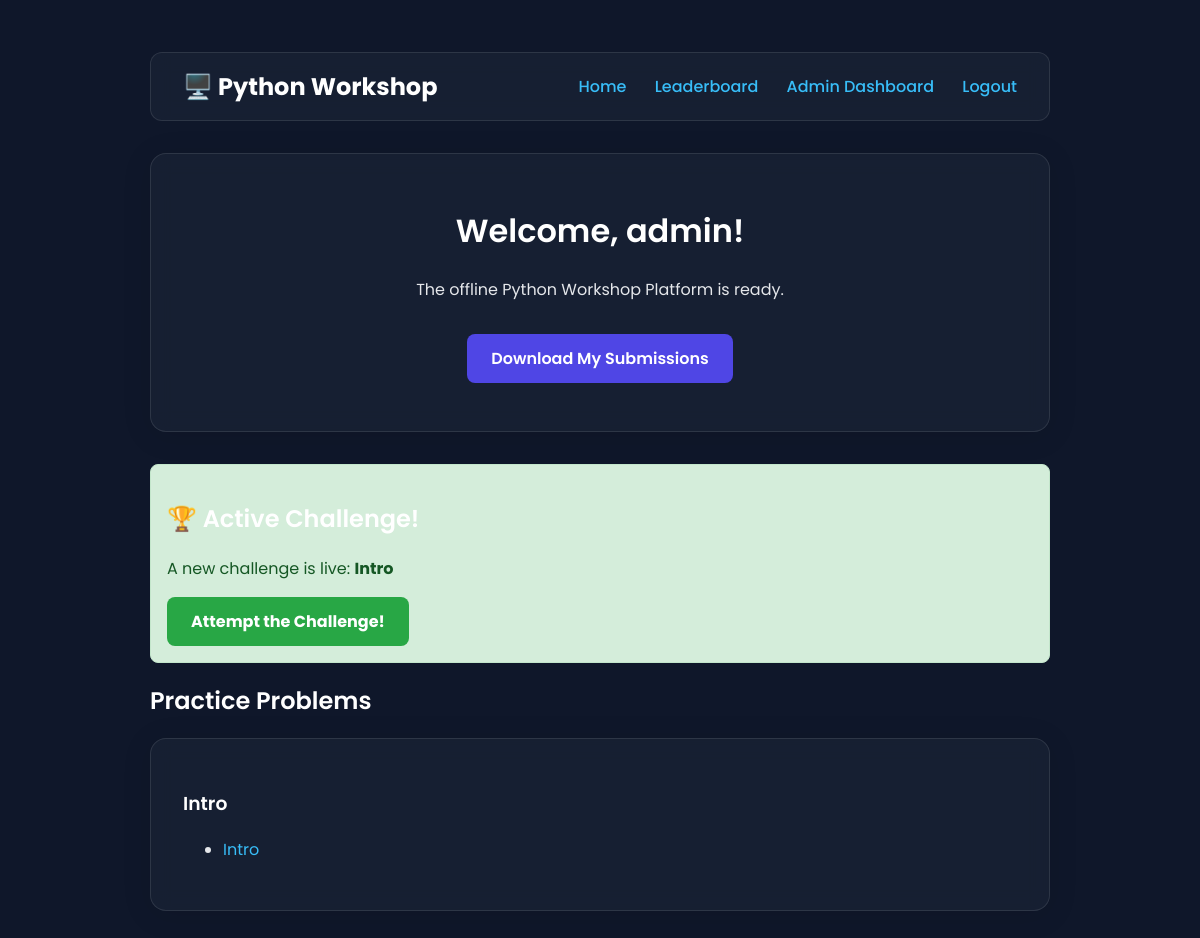
The app's page /index (signed in) with its own data.
### app/models.py (models this page shows, shortened)
class User(UserMixin, db.Model):
    id = db.Column(db.Integer, primary_key=True)
    username = db.Column(db.String(64), index=True, unique=True, nullable=False)
    password_hash = db.Column(db.String(256))
    role = db.Column(db.String(10), default='student', nullable=False)
    created_at = db.Column(db.DateTime, default=lambda: datetime.now(timezone.utc))

class Question(db.Model):
    id = db.Column(db.Integer, primary_key=True)
    section_id = db.Column(db.Integer, db.ForeignKey('section.id'), nullable=False)
    title = db.Column(db.String(100), nullable=False)
    description = db.Column(db.Text, nullable=False)
    starter_code = db.Column(db.Text)
    hints = db.Column(db.Text)
    difficulty = db.Column(db.Integer, default=1)
    has_file_manager = db.Column(db.Boolean, default=False, nullable=False)
    expected_output = db.Column(db.Text)

class Section(db.Model):
    id = db.Column(db.Integer, primary_key=True)
    title = db.Column(db.String(100), nullable=False)
    is_unlocked = db.Column(db.Boolean, default=True)
    questions = db.relationship(
        'Question',
        backref='section',
        lazy='dynamic',
        cascade="all, delete-orphan"
    )

### app/main.py (the view)
@bp.route('/')
@bp.route('/index')
def index():
    sections = Section.query.filter_by(is_unlocked=True).order_by(Section.id).all()
    active_challenge = Challenge.query.filter_by(is_active=True).first()
    return render_template('index.html', title='Home', sections=sections, active_challenge=active_challenge)

### app/__init__.py (called while the page is built)
@login_manager.user_loader
def load_user(user_id):
    return User.query.get(int(user_id))

### app/main.py (called while the page is built)
@bp.app_context_processor
def inject_global_vars():
    leaderboard_setting = AppSetting.query.filter_by(key='leaderboard_visible').first()
    return dict(
        leaderboard_visible=(leaderboard_setting and leaderboard_setting.value == 'True')
    )

@bp.app_context_processor
def inject_global_vars():
    leaderboard_setting = AppSetting.query.filter_by(key='leaderboard_visible').first()
    hints_setting = AppSetting.query.filter_by(key='hints_enabled').first() # <-- ADD THIS
    return dict(
        leaderboard_visible=(leaderboard_setting and leaderboard_setting.value == 'True'),
        hints_enabled=(hints_setting and hints_setting.value == 'True') # <-- AND THIS
    )

### app/templates/index.html
{% extends "base.html" %}
{% block content %}
<div class="card" style="text-align: center;">
    <h1>Welcome, {{ current_user.username if current_user.is_authenticated else 'Guest' }}!</h1>
    <p>The offline Python Workshop Platform is ready.</p>
    {% if not current_user.is_authenticated %}
    <p>Please log in or register to begin.</p>
    {% else %}
    <p style="margin-top: 2rem;">
        <a href="{{ url_for('main.download_submissions') }}" class="btn">Download My Submissions</a>
    </p>
    {% endif %}
</div>
{% if active_challenge %}
<div class="alert alert-success">
    <h2>🏆 Active Challenge!</h2>
    <p>A new challenge is live: <strong>{{ active_challenge.question.title }}</strong></p>
    <a href="{{ url_for('main.practice_question', question_id=active_challenge.q_id) }}" class="btn btn-success"><strong>Attempt the Challenge!</strong></a>
</div>
{% endif %}
{% if current_user.is_authenticated %}
    <h2>Practice Problems</h2>
    {% for section in sections %}
        <div class="card">
            <h3>{{ section.title }}</h3>
            <ul>
                {% for question in section.questions %}
                    <li><a href="{{ url_for('main.practice_question', question_id=question.id) }}">{{ question.title }}</a></li>
                {% else %}
                    <li>No questions available in this section yet.</li>
                {% endfor %}
            </ul>
        </div>
    {% else %}
        {% if not sections %}
            <div class="card">
                <p>No sections are currently available. Please check back later!</p>
            </div>
        {% endif %}
    {% endfor %}
{% endif %}
{% endblock %}

### app/static/css/style.css (style rules this page uses)
:root { --indigo-600: #4f46e5; --indigo-700: #4338ca; --slate-800: #1e293b; --slate-900: #0f172a; --sky-400: #38bdf8; --gray-200: #e5e7eb; --gray-400: #9ca3af; --white: #ffffff; }
body { font-family: 'Poppins', sans-serif; background-color: var(--slate-900); color: var(--gray-200); margin: 0; padding: 2rem; }
h1, h2, h3, h4 { color: var(--white); font-weight: 600; }
a { color: var(--sky-400); text-decoration: none; transition: color 0.2s ease; }
.card { background: rgba(30, 41, 59, 0.5); backdrop-filter: blur(10px); border: 1px solid rgba(255, 255, 255, 0.1); border-radius: 16px; padding: 2rem; margin-bottom: 2rem; box-shadow: 0 4px 30px rgba(0, 0, 0, 0.1); }
.btn { display: inline-block; padding: 0.75rem 1.5rem; background-color: var(--indigo-600); color: var(--white); border: none; border-radius: 8px; font-weight: 600; cursor: pointer; text-align: center; transition: background-color 0.2s ease; }
.btn-success { background-color: #28a745; }
.alert { padding: 1rem; margin-bottom: 1rem; border-radius: 8px; border: 1px solid transparent; }
.alert-success { background-color: #d4edda; border-color: #c3e6cb; color: #155724; }

### records on screen
User: username "admin"
Question: question "Intro", title "Intro"
Section: title "Intro"
